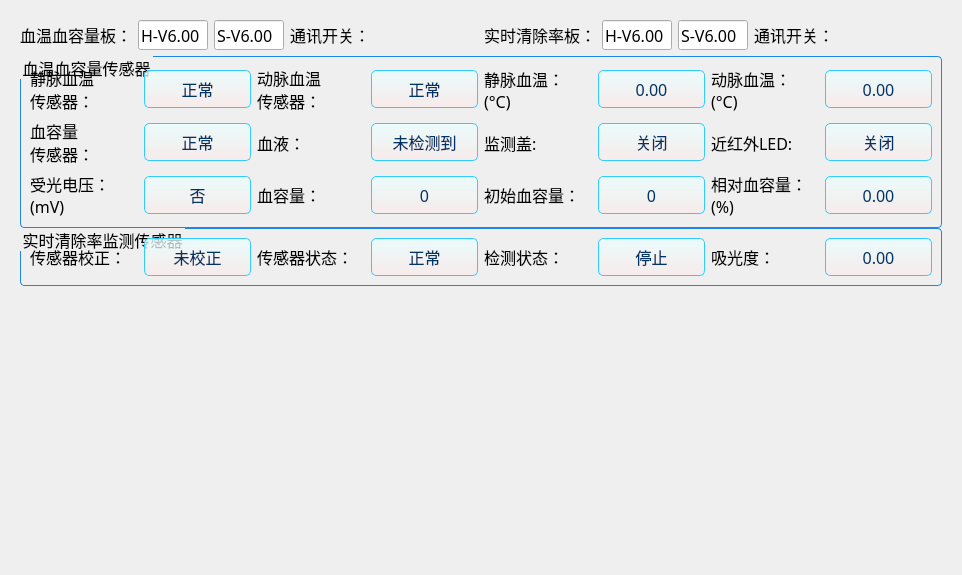
<?xml version="1.0" encoding="UTF-8"?>
<ui version="4.0">
 <class>BTVRCMInterface</class>
 <widget class="QWidget" name="BTVRCMInterface">
  <property name="geometry">
   <rect>
    <x>0</x>
    <y>0</y>
    <width>962</width>
    <height>575</height>
   </rect>
  </property>
  <property name="minimumSize">
   <size>
    <width>962</width>
    <height>575</height>
   </size>
  </property>
  <property name="maximumSize">
   <size>
    <width>962</width>
    <height>603</height>
   </size>
  </property>
  <property name="windowTitle">
   <string>Form</string>
  </property>
  <property name="styleSheet">
   <string notr="true">QWidget {
	font-size: 16px;
	font-family: Microsoft YaHei;
	color: black;
}</string>
  </property>
  <layout class="QVBoxLayout" name="verticalLayout_2" stretch="0,1">
   <property name="leftMargin">
    <number>20</number>
   </property>
   <property name="topMargin">
    <number>20</number>
   </property>
   <property name="rightMargin">
    <number>20</number>
   </property>
   <property name="bottomMargin">
    <number>0</number>
   </property>
   <item>
    <layout class="QHBoxLayout" name="horizontalLayout">
     <item>
      <widget class="QLabel" name="label_32">
       <property name="styleSheet">
        <string notr="true"/>
       </property>
       <property name="text">
        <string>血温血容量板：</string>
       </property>
      </widget>
     </item>
     <item>
      <widget class="QLineEdit" name="lineEdit_btvBoard_hardVer">
       <property name="minimumSize">
        <size>
         <width>70</width>
         <height>30</height>
        </size>
       </property>
       <property name="maximumSize">
        <size>
         <width>70</width>
         <height>16777215</height>
        </size>
       </property>
       <property name="text">
        <string>H-V6.00</string>
       </property>
      </widget>
     </item>
     <item>
      <widget class="QLineEdit" name="lineEdit_btvBoard_softVer">
       <property name="minimumSize">
        <size>
         <width>70</width>
         <height>30</height>
        </size>
       </property>
       <property name="maximumSize">
        <size>
         <width>70</width>
         <height>16777215</height>
        </size>
       </property>
       <property name="text">
        <string>S-V6.00</string>
       </property>
      </widget>
     </item>
     <item>
      <widget class="QLabel" name="label_28">
       <property name="text">
        <string>通讯开关：</string>
       </property>
      </widget>
     </item>
     <item>
      <widget class="CustomSwitchButton" name="comSwitchBtn_btvBoard" native="true">
       <property name="minimumSize">
        <size>
         <width>60</width>
         <height>30</height>
        </size>
       </property>
       <property name="maximumSize">
        <size>
         <width>60</width>
         <height>30</height>
        </size>
       </property>
      </widget>
     </item>
     <item>
      <spacer name="horizontalSpacer_4">
       <property name="orientation">
        <enum>Qt::Horizontal</enum>
       </property>
       <property name="sizeHint" stdset="0">
        <size>
         <width>40</width>
         <height>20</height>
        </size>
       </property>
      </spacer>
     </item>
     <item>
      <widget class="QLabel" name="label_33">
       <property name="styleSheet">
        <string notr="true"/>
       </property>
       <property name="text">
        <string>实时清除率板：</string>
       </property>
      </widget>
     </item>
     <item>
      <widget class="QLineEdit" name="lineEdit_rcmBoard_hardVer">
       <property name="minimumSize">
        <size>
         <width>70</width>
         <height>30</height>
        </size>
       </property>
       <property name="maximumSize">
        <size>
         <width>70</width>
         <height>16777215</height>
        </size>
       </property>
       <property name="text">
        <string>H-V6.00</string>
       </property>
      </widget>
     </item>
     <item>
      <widget class="QLineEdit" name="lineEdit_rcmBoard_softVer">
       <property name="minimumSize">
        <size>
         <width>70</width>
         <height>30</height>
        </size>
       </property>
       <property name="maximumSize">
        <size>
         <width>70</width>
         <height>16777215</height>
        </size>
       </property>
       <property name="text">
        <string>S-V6.00</string>
       </property>
      </widget>
     </item>
     <item>
      <widget class="QLabel" name="label_3">
       <property name="text">
        <string>通讯开关：</string>
       </property>
      </widget>
     </item>
     <item>
      <widget class="CustomSwitchButton" name="comSwitchBtn_rcmBoard" native="true">
       <property name="minimumSize">
        <size>
         <width>60</width>
         <height>30</height>
        </size>
       </property>
       <property name="maximumSize">
        <size>
         <width>60</width>
         <height>30</height>
        </size>
       </property>
      </widget>
     </item>
     <item>
      <spacer name="horizontalSpacer_2">
       <property name="orientation">
        <enum>Qt::Horizontal</enum>
       </property>
       <property name="sizeHint" stdset="0">
        <size>
         <width>40</width>
         <height>20</height>
        </size>
       </property>
      </spacer>
     </item>
    </layout>
   </item>
   <item>
    <widget class="QWidget" name="widget_center" native="true">
     <property name="styleSheet">
      <string notr="true">QPushButton{
	border: 1px solid rgb(51, 204, 255);
	border-radius: 5px;
	background: qlineargradient(spread:pad, x1:0, y1:0, x2:0, y2:1, stop:0 rgba(234, 255, 255, 200), stop:1 rgba(253, 231, 231, 150));
	color: rgb(0, 51, 102);
}
QPushButton:hover{
	border: 1px solid rgb(51, 204, 255);
	border-radius: 5px;
	background: qlineargradient(spread:pad, x1:0, y1:0, x2:0, y2:1, stop:0 rgba(234, 255, 255, 255), stop:1 rgba(253, 231, 231, 255));
}
QPushButton:pressed{
	border: 1px solid rgb(51, 204, 255);
	border-radius: 5px;
	background: qlineargradient(spread:pad, x1:0, y1:0, x2:0, y2:1, stop:0 rgba(214, 235, 235, 200), stop:1 rgba(243, 211, 211, 150));
}
QPushButton:checked{
	border: 1px solid rgb(0, 224, 0);
	border-radius: 5px;
	background: rgba(153, 255, 204, 100);
}

QGroupBox{
	border: 1px solid rgb(28, 134, 238);
	border-radius: 4px;
	margin-top: 0.5em;
}
QGroupBox::title{
    subcontrol-origin: margin;
    subcontrol-position: top left;
    left: 1em;
}
</string>
     </property>
     <layout class="QVBoxLayout" name="verticalLayout">
      <property name="spacing">
       <number>0</number>
      </property>
      <property name="leftMargin">
       <number>0</number>
      </property>
      <property name="topMargin">
       <number>0</number>
      </property>
      <property name="rightMargin">
       <number>0</number>
      </property>
      <property name="bottomMargin">
       <number>0</number>
      </property>
      <item>
       <widget class="QGroupBox" name="groupBox">
        <property name="title">
         <string>血温血容量传感器</string>
        </property>
        <layout class="QGridLayout" name="gridLayout">
         <item row="0" column="0">
          <layout class="QHBoxLayout" name="horizontalLayout_2">
           <item>
            <widget class="QLabel" name="label_4">
             <property name="text">
              <string>静脉血温
传感器：</string>
             </property>
            </widget>
           </item>
           <item>
            <widget class="QPushButton" name="VTStatusBtn">
             <property name="minimumSize">
              <size>
               <width>80</width>
               <height>38</height>
              </size>
             </property>
             <property name="text">
              <string>正常</string>
             </property>
             <property name="checkable">
              <bool>true</bool>
             </property>
            </widget>
           </item>
          </layout>
         </item>
         <item row="0" column="1">
          <layout class="QHBoxLayout" name="horizontalLayout_9">
           <item>
            <widget class="QLabel" name="label_11">
             <property name="styleSheet">
              <string notr="true"/>
             </property>
             <property name="text">
              <string>动脉血温
传感器：</string>
             </property>
            </widget>
           </item>
           <item>
            <widget class="QPushButton" name="ATStatusBtn">
             <property name="minimumSize">
              <size>
               <width>80</width>
               <height>38</height>
              </size>
             </property>
             <property name="text">
              <string>正常</string>
             </property>
             <property name="checkable">
              <bool>true</bool>
             </property>
            </widget>
           </item>
          </layout>
         </item>
         <item row="0" column="2">
          <layout class="QHBoxLayout" name="horizontalLayout_6">
           <item>
            <widget class="QLabel" name="label_8">
             <property name="styleSheet">
              <string notr="true"/>
             </property>
             <property name="text">
              <string>静脉血温：
(°C)</string>
             </property>
            </widget>
           </item>
           <item>
            <widget class="QPushButton" name="VTBtn">
             <property name="minimumSize">
              <size>
               <width>80</width>
               <height>38</height>
              </size>
             </property>
             <property name="text">
              <string>0.00</string>
             </property>
             <property name="checkable">
              <bool>true</bool>
             </property>
            </widget>
           </item>
          </layout>
         </item>
         <item row="0" column="3">
          <layout class="QHBoxLayout" name="horizontalLayout_10">
           <item>
            <widget class="QLabel" name="label_12">
             <property name="styleSheet">
              <string notr="true"/>
             </property>
             <property name="text">
              <string>动脉血温：
(°C)</string>
             </property>
            </widget>
           </item>
           <item>
            <widget class="QPushButton" name="ATBtn">
             <property name="minimumSize">
              <size>
               <width>80</width>
               <height>38</height>
              </size>
             </property>
             <property name="text">
              <string>0.00</string>
             </property>
             <property name="checkable">
              <bool>true</bool>
             </property>
            </widget>
           </item>
          </layout>
         </item>
         <item row="1" column="0">
          <layout class="QHBoxLayout" name="horizontalLayout_3">
           <item>
            <widget class="QLabel" name="label_5">
             <property name="text">
              <string>血容量
传感器：</string>
             </property>
            </widget>
           </item>
           <item>
            <widget class="QPushButton" name="BVStatusBtn">
             <property name="minimumSize">
              <size>
               <width>80</width>
               <height>38</height>
              </size>
             </property>
             <property name="text">
              <string>正常</string>
             </property>
             <property name="checkable">
              <bool>true</bool>
             </property>
            </widget>
           </item>
          </layout>
         </item>
         <item row="1" column="1">
          <layout class="QHBoxLayout" name="horizontalLayout_4">
           <item>
            <widget class="QLabel" name="label_6">
             <property name="styleSheet">
              <string notr="true"/>
             </property>
             <property name="text">
              <string>血液：</string>
             </property>
            </widget>
           </item>
           <item>
            <widget class="QPushButton" name="bloodDetectBtn">
             <property name="minimumSize">
              <size>
               <width>80</width>
               <height>38</height>
              </size>
             </property>
             <property name="text">
              <string>未检测到</string>
             </property>
             <property name="checkable">
              <bool>true</bool>
             </property>
            </widget>
           </item>
          </layout>
         </item>
         <item row="1" column="2">
          <layout class="QHBoxLayout" name="horizontalLayout_7">
           <item>
            <widget class="QLabel" name="label_9">
             <property name="styleSheet">
              <string notr="true"/>
             </property>
             <property name="text">
              <string>监测盖:</string>
             </property>
            </widget>
           </item>
           <item>
            <widget class="QPushButton" name="BVCoverBtn">
             <property name="minimumSize">
              <size>
               <width>80</width>
               <height>38</height>
              </size>
             </property>
             <property name="text">
              <string>关闭</string>
             </property>
             <property name="checkable">
              <bool>true</bool>
             </property>
            </widget>
           </item>
          </layout>
         </item>
         <item row="1" column="3">
          <layout class="QHBoxLayout" name="horizontalLayout_8">
           <item>
            <widget class="QLabel" name="label_10">
             <property name="styleSheet">
              <string notr="true"/>
             </property>
             <property name="text">
              <string>近红外LED:</string>
             </property>
            </widget>
           </item>
           <item>
            <widget class="QPushButton" name="LEDSWBtn">
             <property name="minimumSize">
              <size>
               <width>80</width>
               <height>38</height>
              </size>
             </property>
             <property name="text">
              <string>关闭</string>
             </property>
             <property name="checkable">
              <bool>true</bool>
             </property>
            </widget>
           </item>
          </layout>
         </item>
         <item row="2" column="0">
          <layout class="QHBoxLayout" name="horizontalLayout_5">
           <item>
            <widget class="QLabel" name="label_7">
             <property name="styleSheet">
              <string notr="true"/>
             </property>
             <property name="text">
              <string>受光电压：
(mV)</string>
             </property>
            </widget>
           </item>
           <item>
            <widget class="QPushButton" name="BV_VBtn">
             <property name="minimumSize">
              <size>
               <width>80</width>
               <height>38</height>
              </size>
             </property>
             <property name="text">
              <string>否</string>
             </property>
             <property name="checkable">
              <bool>true</bool>
             </property>
            </widget>
           </item>
          </layout>
         </item>
         <item row="2" column="1">
          <layout class="QHBoxLayout" name="horizontalLayout_12">
           <item>
            <widget class="QLabel" name="label_14">
             <property name="styleSheet">
              <string notr="true"/>
             </property>
             <property name="text">
              <string>血容量：</string>
             </property>
            </widget>
           </item>
           <item>
            <widget class="QPushButton" name="BVBtn">
             <property name="minimumSize">
              <size>
               <width>80</width>
               <height>38</height>
              </size>
             </property>
             <property name="text">
              <string>0</string>
             </property>
             <property name="checkable">
              <bool>true</bool>
             </property>
            </widget>
           </item>
          </layout>
         </item>
         <item row="2" column="2">
          <layout class="QHBoxLayout" name="horizontalLayout_13">
           <item>
            <widget class="QLabel" name="label_15">
             <property name="text">
              <string>初始血容量：</string>
             </property>
            </widget>
           </item>
           <item>
            <widget class="QPushButton" name="BV0Btn">
             <property name="minimumSize">
              <size>
               <width>80</width>
               <height>38</height>
              </size>
             </property>
             <property name="text">
              <string>0</string>
             </property>
             <property name="checkable">
              <bool>true</bool>
             </property>
            </widget>
           </item>
          </layout>
         </item>
         <item row="2" column="3">
          <layout class="QHBoxLayout" name="horizontalLayout_11">
           <item>
            <widget class="QLabel" name="label_13">
             <property name="text">
              <string>相对血容量：
(%)</string>
             </property>
            </widget>
           </item>
           <item>
            <widget class="QPushButton" name="RBVBtn">
             <property name="minimumSize">
              <size>
               <width>80</width>
               <height>38</height>
              </size>
             </property>
             <property name="text">
              <string>0.00</string>
             </property>
             <property name="checkable">
              <bool>true</bool>
             </property>
            </widget>
           </item>
          </layout>
         </item>
        </layout>
       </widget>
      </item>
      <item>
       <widget class="QGroupBox" name="groupBox_2">
        <property name="title">
         <string>实时清除率监测传感器</string>
        </property>
        <layout class="QHBoxLayout" name="horizontalLayout_18">
         <item>
          <layout class="QHBoxLayout" name="horizontalLayout_14">
           <item>
            <widget class="QLabel" name="label_16">
             <property name="text">
              <string>传感器校正：</string>
             </property>
            </widget>
           </item>
           <item>
            <widget class="QPushButton" name="RCMCorrectBtn">
             <property name="minimumSize">
              <size>
               <width>80</width>
               <height>38</height>
              </size>
             </property>
             <property name="text">
              <string>未校正</string>
             </property>
             <property name="checkable">
              <bool>true</bool>
             </property>
            </widget>
           </item>
          </layout>
         </item>
         <item>
          <layout class="QHBoxLayout" name="horizontalLayout_15">
           <item>
            <widget class="QLabel" name="label_17">
             <property name="styleSheet">
              <string notr="true"/>
             </property>
             <property name="text">
              <string>传感器状态：</string>
             </property>
            </widget>
           </item>
           <item>
            <widget class="QPushButton" name="RCMStatusBtn">
             <property name="minimumSize">
              <size>
               <width>80</width>
               <height>38</height>
              </size>
             </property>
             <property name="text">
              <string>正常</string>
             </property>
             <property name="checkable">
              <bool>true</bool>
             </property>
            </widget>
           </item>
          </layout>
         </item>
         <item>
          <layout class="QHBoxLayout" name="horizontalLayout_16">
           <item>
            <widget class="QLabel" name="label_18">
             <property name="styleSheet">
              <string notr="true"/>
             </property>
             <property name="text">
              <string>检测状态：</string>
             </property>
            </widget>
           </item>
           <item>
            <widget class="QPushButton" name="RCMDetectBtn">
             <property name="minimumSize">
              <size>
               <width>80</width>
               <height>38</height>
              </size>
             </property>
             <property name="text">
              <string>停止</string>
             </property>
             <property name="checkable">
              <bool>true</bool>
             </property>
            </widget>
           </item>
          </layout>
         </item>
         <item>
          <layout class="QHBoxLayout" name="horizontalLayout_17">
           <item>
            <widget class="QLabel" name="label_19">
             <property name="styleSheet">
              <string notr="true"/>
             </property>
             <property name="text">
              <string>吸光度：</string>
             </property>
            </widget>
           </item>
           <item>
            <widget class="QPushButton" name="absBtn">
             <property name="minimumSize">
              <size>
               <width>80</width>
               <height>38</height>
              </size>
             </property>
             <property name="text">
              <string>0.00</string>
             </property>
             <property name="checkable">
              <bool>true</bool>
             </property>
            </widget>
           </item>
          </layout>
         </item>
        </layout>
       </widget>
      </item>
      <item>
       <spacer name="verticalSpacer">
        <property name="orientation">
         <enum>Qt::Vertical</enum>
        </property>
        <property name="sizeHint" stdset="0">
         <size>
          <width>20</width>
          <height>321</height>
         </size>
        </property>
       </spacer>
      </item>
     </layout>
    </widget>
   </item>
  </layout>
 </widget>
 <customwidgets>
  <customwidget>
   <class>CustomSwitchButton</class>
   <extends>QWidget</extends>
   <header>interface/commonItem/customswitchbutton.h</header>
   <container>1</container>
  </customwidget>
 </customwidgets>
 <resources/>
 <connections/>
</ui>
